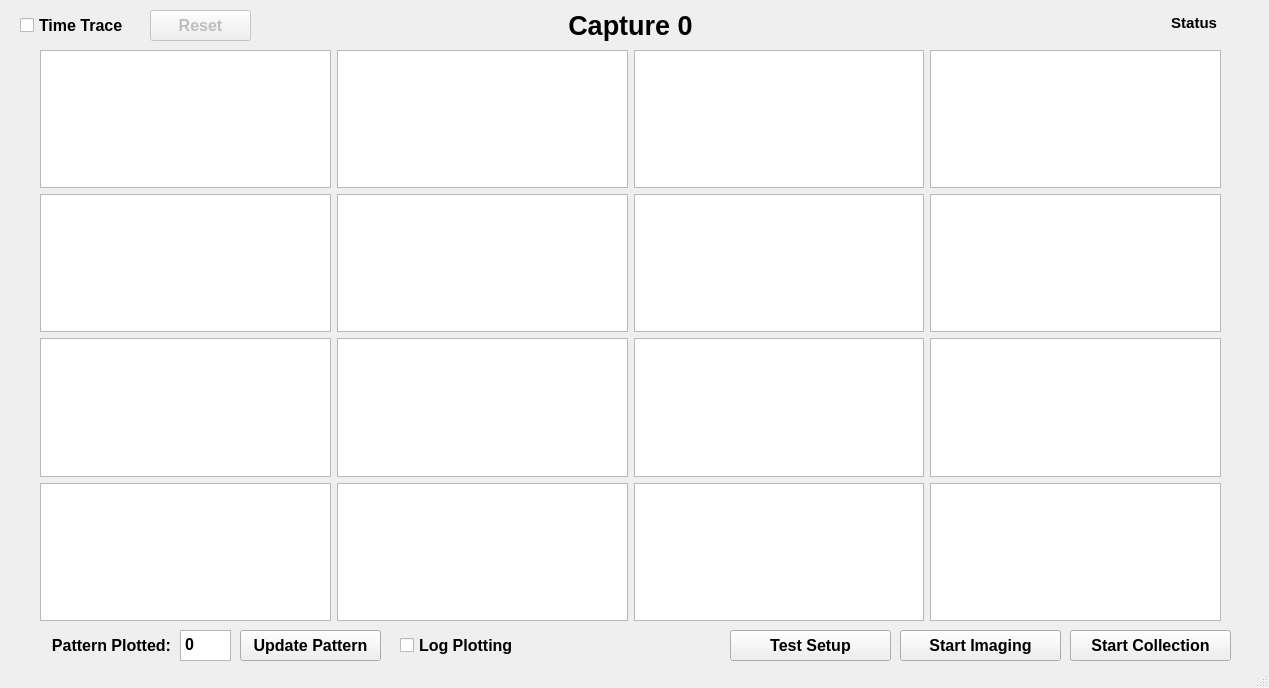
<?xml version="1.0" encoding="UTF-8"?>
<ui version="4.0">
 <class>MainWindow</class>
 <widget class="QMainWindow" name="MainWindow">
  <property name="geometry">
   <rect>
    <x>0</x>
    <y>0</y>
    <width>1269</width>
    <height>688</height>
   </rect>
  </property>
  <property name="sizePolicy">
   <sizepolicy hsizetype="Expanding" vsizetype="Preferred">
    <horstretch>0</horstretch>
    <verstretch>0</verstretch>
   </sizepolicy>
  </property>
  <property name="windowTitle">
   <string>MOANA3 GUI</string>
  </property>
  <widget class="QWidget" name="centralwidget">
   <widget class="QLabel" name="CaptureText">
    <property name="geometry">
     <rect>
      <x>460</x>
      <y>10</y>
      <width>341</width>
      <height>31</height>
     </rect>
    </property>
    <property name="sizePolicy">
     <sizepolicy hsizetype="Expanding" vsizetype="Preferred">
      <horstretch>0</horstretch>
      <verstretch>0</verstretch>
     </sizepolicy>
    </property>
    <property name="font">
     <font>
      <pointsize>20</pointsize>
      <weight>75</weight>
      <bold>true</bold>
     </font>
    </property>
    <property name="text">
     <string>Capture 0</string>
    </property>
    <property name="textFormat">
     <enum>Qt::PlainText</enum>
    </property>
    <property name="scaledContents">
     <bool>true</bool>
    </property>
    <property name="alignment">
     <set>Qt::AlignCenter</set>
    </property>
   </widget>
   <widget class="GraphicsLayoutWidget" name="graphicsLayoutWidget" native="true">
    <property name="geometry">
     <rect>
      <x>30</x>
      <y>40</y>
      <width>1201</width>
      <height>591</height>
     </rect>
    </property>
    <property name="sizePolicy">
     <sizepolicy hsizetype="Expanding" vsizetype="Preferred">
      <horstretch>0</horstretch>
      <verstretch>0</verstretch>
     </sizepolicy>
    </property>
    <widget class="QWidget" name="layoutWidget">
     <property name="geometry">
      <rect>
       <x>10</x>
       <y>10</y>
       <width>1181</width>
       <height>571</height>
      </rect>
     </property>
     <layout class="QVBoxLayout" name="allPlotsVerticalLayout">
      <item>
       <layout class="QHBoxLayout" name="plotRow0">
        <item>
         <widget class="PlotWidget" name="plotItemChip0"/>
        </item>
        <item>
         <widget class="PlotWidget" name="plotItemChip1"/>
        </item>
        <item>
         <widget class="PlotWidget" name="plotItemChip2"/>
        </item>
        <item>
         <widget class="PlotWidget" name="plotItemChip3"/>
        </item>
       </layout>
      </item>
      <item>
       <layout class="QHBoxLayout" name="plotRow1">
        <item>
         <widget class="PlotWidget" name="plotItemChip4"/>
        </item>
        <item>
         <widget class="PlotWidget" name="plotItemChip5"/>
        </item>
        <item>
         <widget class="PlotWidget" name="plotItemChip6"/>
        </item>
        <item>
         <widget class="PlotWidget" name="plotItemChip7"/>
        </item>
       </layout>
      </item>
      <item>
       <layout class="QHBoxLayout" name="plotRow2">
        <item>
         <widget class="PlotWidget" name="plotItemChip8"/>
        </item>
        <item>
         <widget class="PlotWidget" name="plotItemChip9"/>
        </item>
        <item>
         <widget class="PlotWidget" name="plotItemChip10"/>
        </item>
        <item>
         <widget class="PlotWidget" name="plotItemChip11"/>
        </item>
       </layout>
      </item>
      <item>
       <layout class="QHBoxLayout" name="horizontalLayout">
        <item>
         <widget class="PlotWidget" name="plotItemChip12"/>
        </item>
        <item>
         <widget class="PlotWidget" name="plotItemChip13"/>
        </item>
        <item>
         <widget class="PlotWidget" name="plotItemChip14"/>
        </item>
        <item>
         <widget class="PlotWidget" name="plotItemChip15"/>
        </item>
       </layout>
      </item>
     </layout>
    </widget>
   </widget>
   <widget class="QPushButton" name="startStopButton">
    <property name="geometry">
     <rect>
      <x>900</x>
      <y>630</y>
      <width>161</width>
      <height>31</height>
     </rect>
    </property>
    <property name="font">
     <font>
      <pointsize>12</pointsize>
      <weight>75</weight>
      <bold>true</bold>
     </font>
    </property>
    <property name="text">
     <string>Start Imaging</string>
    </property>
   </widget>
   <widget class="QPlainTextEdit" name="patternPlottedTextEdit">
    <property name="geometry">
     <rect>
      <x>180</x>
      <y>630</y>
      <width>51</width>
      <height>31</height>
     </rect>
    </property>
    <property name="font">
     <font>
      <pointsize>12</pointsize>
      <weight>75</weight>
      <bold>true</bold>
     </font>
    </property>
    <property name="plainText">
     <string>0</string>
    </property>
    <property name="backgroundVisible">
     <bool>false</bool>
    </property>
   </widget>
   <widget class="QLabel" name="patternPlottedTextLabel">
    <property name="geometry">
     <rect>
      <x>30</x>
      <y>630</y>
      <width>141</width>
      <height>31</height>
     </rect>
    </property>
    <property name="font">
     <font>
      <pointsize>12</pointsize>
      <weight>75</weight>
      <bold>true</bold>
     </font>
    </property>
    <property name="text">
     <string>Pattern Plotted:</string>
    </property>
    <property name="alignment">
     <set>Qt::AlignRight|Qt::AlignTrailing|Qt::AlignVCenter</set>
    </property>
   </widget>
   <widget class="QPushButton" name="newPatternSubmitButton">
    <property name="geometry">
     <rect>
      <x>240</x>
      <y>630</y>
      <width>141</width>
      <height>31</height>
     </rect>
    </property>
    <property name="font">
     <font>
      <pointsize>12</pointsize>
      <weight>75</weight>
      <bold>true</bold>
     </font>
    </property>
    <property name="text">
     <string>Update Pattern</string>
    </property>
   </widget>
   <widget class="QWidget" name="layoutWidget">
    <property name="geometry">
     <rect>
      <x>400</x>
      <y>630</y>
      <width>124</width>
      <height>31</height>
     </rect>
    </property>
    <layout class="QHBoxLayout" name="horizontalLayout_2">
     <item>
      <widget class="QCheckBox" name="logPlottingCheckBox">
       <property name="font">
        <font>
         <pointsize>12</pointsize>
         <weight>75</weight>
         <bold>true</bold>
        </font>
       </property>
       <property name="text">
        <string>Log Plotting</string>
       </property>
      </widget>
     </item>
    </layout>
   </widget>
   <widget class="QWidget" name="layoutWidget_2">
    <property name="geometry">
     <rect>
      <x>20</x>
      <y>10</y>
      <width>124</width>
      <height>31</height>
     </rect>
    </property>
    <layout class="QHBoxLayout" name="horizontalLayout_3">
     <item>
      <widget class="QCheckBox" name="timeTraceCheckBox">
       <property name="font">
        <font>
         <pointsize>12</pointsize>
         <weight>75</weight>
         <bold>true</bold>
        </font>
       </property>
       <property name="text">
        <string>Time Trace</string>
       </property>
      </widget>
     </item>
    </layout>
   </widget>
   <widget class="QPushButton" name="testSetupButton">
    <property name="geometry">
     <rect>
      <x>730</x>
      <y>630</y>
      <width>161</width>
      <height>31</height>
     </rect>
    </property>
    <property name="font">
     <font>
      <pointsize>12</pointsize>
      <weight>75</weight>
      <bold>true</bold>
     </font>
    </property>
    <property name="text">
     <string>Test Setup</string>
    </property>
   </widget>
   <widget class="QLabel" name="statusLabel">
    <property name="enabled">
     <bool>true</bool>
    </property>
    <property name="geometry">
     <rect>
      <x>876</x>
      <y>12</y>
      <width>341</width>
      <height>21</height>
     </rect>
    </property>
    <property name="font">
     <font>
      <pointsize>11</pointsize>
      <weight>75</weight>
      <bold>true</bold>
     </font>
    </property>
    <property name="text">
     <string>Status</string>
    </property>
    <property name="alignment">
     <set>Qt::AlignRight|Qt::AlignTrailing|Qt::AlignVCenter</set>
    </property>
   </widget>
   <widget class="QPushButton" name="startDataCollectionButton">
    <property name="geometry">
     <rect>
      <x>1070</x>
      <y>630</y>
      <width>161</width>
      <height>31</height>
     </rect>
    </property>
    <property name="font">
     <font>
      <pointsize>12</pointsize>
      <weight>75</weight>
      <bold>true</bold>
     </font>
    </property>
    <property name="text">
     <string>Start Collection</string>
    </property>
   </widget>
   <widget class="QPushButton" name="resetTimeTraceButton">
    <property name="enabled">
     <bool>false</bool>
    </property>
    <property name="geometry">
     <rect>
      <x>150</x>
      <y>10</y>
      <width>101</width>
      <height>31</height>
     </rect>
    </property>
    <property name="font">
     <font>
      <pointsize>12</pointsize>
      <weight>75</weight>
      <bold>true</bold>
     </font>
    </property>
    <property name="text">
     <string>Reset</string>
    </property>
   </widget>
  </widget>
  <widget class="QStatusBar" name="statusbar"/>
 </widget>
 <customwidgets>
  <customwidget>
   <class>PlotWidget</class>
   <extends>QGraphicsView</extends>
   <header>pyqtgraph.h</header>
  </customwidget>
  <customwidget>
   <class>GraphicsLayoutWidget</class>
   <extends>QWidget</extends>
   <header>pyqtgraph.h</header>
   <container>1</container>
  </customwidget>
 </customwidgets>
 <resources/>
 <connections/>
</ui>
